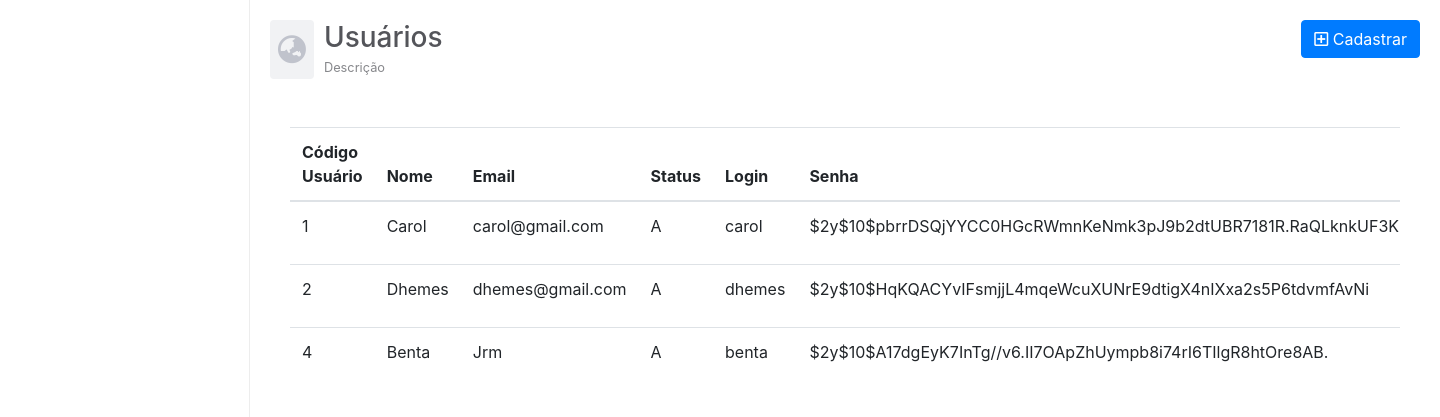
The app's page /View/Usuario.php with its own data.
### tables this page shows
CREATE TABLE IF NOT EXISTS `usuario` (
  `cod_usuario` int(11) NOT NULL AUTO_INCREMENT,
  `nome` varchar(100) DEFAULT NULL,
  `email` varchar(45) DEFAULT NULL,
  `status` char(1) DEFAULT NULL,
  `login` varchar(45) DEFAULT NULL,
  `senha` varchar(254) DEFAULT NULL,
  PRIMARY KEY (`cod_usuario`)
);

### Model/DAO/ClassUsuarioDAO.php (called while the page is built, shortened)
<?php
class ClassUsuarioDAO {
    public function listarUsuario(){
        try {
            $pdo = Conexao::getInstance();
            $sql = "SELECT cod_usuario, nome, email, status, login, senha FROM usuario ORDER BY cod_usuario ASC";
            $stmt = $pdo->prepare($sql);
            $stmt->execute();
            return $stmt->fetchAll();
        } catch (PDOException $ex) {
            return $ex->getMessage();
        }
    }
}

### Controller/ControleListarUsuario.php (called while the page is built)
<?php
require_once '../Model/DAO/ClassUsuarioDAO.php';
$listar = new ClassUsuarioDAO();
$dados = $listar->listarUsuario();
if($dados) {
    $array_dados = $dados;
} else {
    $array_dados = [];
}

### view/Usuario.php (the view, shortened to what this page needs)
<?php
    include_once("_cabecalho.php");
    require_once("../Controller/ControleListarUsuario.php");
    ?>
    <main id="main">
        <div class="row mb-5">
          <div id="mainHeader" class="col-md-6 d-flex align-items-center">
            <span id="mainHeaderIcon">
            <i class="fas fa-globe-asia"></i>
            </span>
            <span>
              <h3 class="mb-0">Usuários</h3>
              <small>Descrição</small>
            </span>
          </div>
          <div class="col-md-6 text-right">
            <button type="button" class="btn btn-primary" data-toggle="modal" data-target=".cadastrar-usuario-modal-lg">
              <i class="far fa-plus-square"></i>
              Cadastrar
            </button>
          </div>
        </div>
        <div class="container">
          <div class="row">
            <div class="col-12">
              <div class="table-responsive">
                <table class="table">
                  <thead>
                    <tr>
                      <th scope="col">Código Usuário</th>
                      <th scope="col">Nome</th>
                      <th scope="col">Email</th>
                      <th scope="col">Status</th>
                      <th scope="col">Login</th>
                      <th scope="col">Senha</th>
                    </tr>
                  </thead>
                  <tbody>
                  <?php
                    foreach ($array_dados as $key => $value) {
                        ?>
                        <tr>
                          <td><?php echo $value['cod_usuario'] ?></td>
                          <td><?php echo $value['nome'] ?></td>
                          <td><?php echo $value['email'] ?></td>
                          <td><?php echo $value['status'] ?></td>
                          <td><?php echo $value['login'] ?></td>
                          <td><?php echo $value['senha'] ?></td>
                        </tr>
                        <?php
                    }
                  ?>
                  </tbody>
                </table>
              </div>
            </div>
          </div>
        </div>
    </main>
    <?php
    include_once('_rodape.php');
?>

### view/_cabecalho.php (shortened to what this page needs)
<!DOCTYPE html>
<html lang="pt-br">
  <head>
    <link rel="stylesheet" href="<?php echo URL ?>View/css/estilos.css">
    <link rel="stylesheet" href="<?php echo URL ?>View/css/icones.css">
    <link rel="stylesheet" href="<?php echo URL ?>View/css/bootstrap.css">
  </head>
  <body>
  <div class="w-100">
    <header id="header">
    </header>

### view/_rodape.php (shortened to what this page needs)
</div>
  </body>
</html>

### view/css/estilos.css (style rules this page uses)
* { margin: 0; padding: 0; box-sizing: border-box; }
html, body, body>div, #container { height: 100%; }
body>div { display: grid; grid-template-columns: 250px 1fr; grid-template-rows: 1fr 50px; grid-template-areas: "header main" "footer footer"; max-width: 100%; }
header#header { grid-area: header; border-right: 1px solid #ededed; padding: 20px; }
main#main { grid-area: main; padding: 20px; }
main#main #mainHeader #mainHeaderIcon { font-size: 1.8rem; padding: 8px; border-radius: 4px; background: #f1f2f4; color: #c0c3cc; margin-right: 10px; }
main#main #mainHeader span h3 { color: #54555a; }
main#main #mainHeader span small { color: #86878b; }

### records on screen
usuario: cod_usuario "1", nome "Carol", email "carol@gmail.com", status "A", login "carol", senha "$2y$10$pbrrDSQjYYCC0HGcRWmnKeNmk3pJ9b2dtUBR7181R.RaQLknkUF3K"
usuario: cod_usuario "2", nome "Dhemes", email "dhemes@gmail.com", status "A", login "dhemes", senha "$2y$10$HqKQACYvIFsmjjL4mqeWcuXUNrE9dtigX4nIXxa2s5P6tdvmfAvNi"
usuario: cod_usuario "4", nome "Benta", email "Jrm", status "A", login "benta", senha "$2y$10$A17dgEyK7InTg//v6.II7OApZhUympb8i74rI6TIlgR8htOre8AB."
